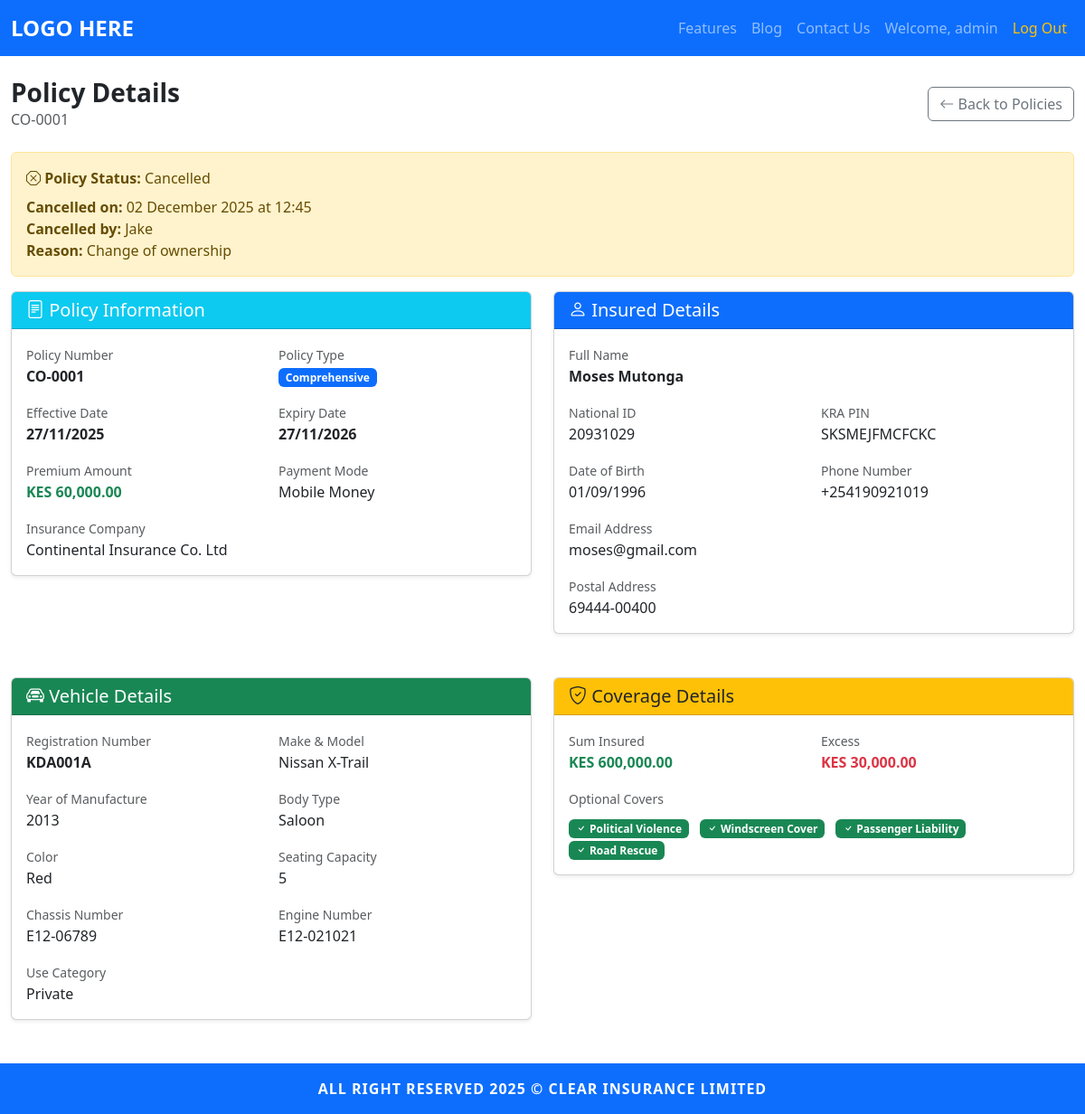
Screenshot of /admin/policy/1 (signed in) with the database file from the repository.
### models.py (models this page shows, shortened)
class Admin(UserMixin, db.Model):
	id = db.Column(db.Integer, primary_key=True)
	username = db.Column(db.String(150), unique=True, nullable=False)
	email = db.Column(db.String(150), unique=True, nullable=False)
	password = db.Column(db.String(256), nullable=False)
	staff_id = db.Column(db.String(50), unique=True, nullable=True)
	is_active = db.Column(db.Boolean, default=True, nullable=False)

class Policy(db.Model):
	id = db.Column(db.Integer, primary_key=True)
	policy_number = db.Column(db.String(50), unique=True, nullable=False)
	policy_type = db.Column(db.String(50), nullable=False)  # Comprehensive, Third-Party Only, Third-Party Fire & Theft
	effective_date = db.Column(db.Date, nullable=False)
	expiry_date = db.Column(db.Date, nullable=False)
	premium_amount = db.Column(db.Float, nullable=False)
	payment_mode = db.Column(db.String(50), nullable=False)
	insured_name = db.Column(db.String(200), nullable=False)
	national_id = db.Column(db.String(50), nullable=False)
	kra_pin = db.Column(db.String(50), nullable=True)
	date_of_birth = db.Column(db.Date, nullable=False)
	phone_number = db.Column(db.String(20), nullable=False)
	email_address = db.Column(db.String(150), nullable=False)
	postal_address = db.Column(db.Text, nullable=True)
	registration_number = db.Column(db.String(50), nullable=False)
	make_model = db.Column(db.String(150), nullable=False)
	year_of_manufacture = db.Column(db.Integer, nullable=False)
	chassis_number = db.Column(db.String(100), nullable=False)
	engine_number = db.Column(db.String(100), nullable=False)
	body_type = db.Column(db.String(50), nullable=False)
	color = db.Column(db.String(50), nullable=False)
	seating_capacity = db.Column(db.Integer, nullable=False)
	use_category = db.Column(db.String(50), nullable=False)
	sum_insured = db.Column(db.Float, nullable=False)
	excess = db.Column(db.Float, nullable=False)
	political_violence = db.Column(db.Boolean, default=False)
	windscreen_cover = db.Column(db.Boolean, default=False)
	passenger_liability = db.Column(db.Boolean, default=False)
	road_rescue = db.Column(db.Boolean, default=False)
	insurance_company_id = db.Column(db.Integer, db.ForeignKey('insurance_company.id'), nullable=False)
	created_by = db.Column(db.Integer, db.ForeignKey('insurer.id'), nullable=False)
	date_entered = db.Column(db.DateTime, default=datetime.utcnow, nullable=False)
	status = db.Column(db.String(20), default='Active', nullable=False)  # Active, Expired, Cancelled
	cancelled_by = db.Column(db.Integer, db.ForeignKey('insurer.id'), nullable=True)
	cancellation_date = db.Column(db.DateTime, nullable=True)
	cancellation_reason = db.Column(db.Text, nullable=True)
	insurance_company = db.relationship('InsuranceCompany', backref='policies', lazy=True)
	creator = db.relationship('Insurer', backref='created_policies', lazy=True, foreign_keys=[created_by])
	canceller = db.relationship('Insurer', backref='cancelled_policies', lazy=True, foreign_keys=[cancelled_by])
	photos = db.relationship('PolicyPhoto', backref='policy', lazy=True, cascade='all, delete-orphan')

class Insurer(UserMixin, db.Model):
	id = db.Column(db.Integer, primary_key=True)
	username = db.Column(db.String(150), unique=True, nullable=False)
	email = db.Column(db.String(150), unique=True, nullable=False)
	password = db.Column(db.String(256), nullable=False)
	staff_id = db.Column(db.String(50), unique=True, nullable=True)
	insurance_company_id = db.Column(db.Integer, db.ForeignKey('insurance_company.id'), nullable=True)
	is_approved = db.Column(db.Boolean, default=False, nullable=False)
	is_active = db.Column(db.Boolean, default=True, nullable=False)
	approval_date = db.Column(db.DateTime, nullable=True)

class InsuranceCompany(db.Model):
	id = db.Column(db.Integer, primary_key=True)
	name = db.Column(db.String(200), unique=True, nullable=False)
	is_active = db.Column(db.Boolean, default=True, nullable=False)
	insurers = db.relationship('Insurer', backref='company', lazy=True)

### app.py (the view)
@app.route('/admin/policy/<int:policy_id>')
@login_required
@admin_required
def admin_view_policy_detail(policy_id):
	policy = Policy.query.get_or_404(policy_id)
	return render_template('admin/policy_detail.html', policy=policy)

### templates/admin/policy_detail.html (shortened to what this page needs)
{% extends 'base.html' %}
{% block content %}
<div class="container-fluid py-4">
    <div class="d-flex justify-content-between align-items-center mb-4">
        <div>
            <h3 class="fw-bold mb-0">Policy Details</h3>
            <p class="text-muted mb-0">{{ policy.policy_number }}</p>
        </div>
        <div>
            <a href="{{ url_for('admin_view_policies') }}" class="btn btn-outline-secondary">
                <i class="bi bi-arrow-left"></i> Back to Policies
            </a>
        </div>
    </div>
    {% if policy.status == 'Active' %}
        <div class="alert alert-success">
            <i class="bi bi-check-circle"></i> <strong>Policy Status:</strong> Active (Expires on {{ policy.expiry_date.strftime('%d %B %Y') }})
        </div>
    {% elif policy.status == 'Cancelled' %}
        <div class="alert alert-warning">
            <i class="bi bi-x-octagon"></i> <strong>Policy Status:</strong> Cancelled
            {% if policy.cancellation_date %}
            <div class="mt-2">
                <strong>Cancelled on:</strong> {{ policy.cancellation_date.strftime('%d %B %Y at %H:%M') }}<br>
                <strong>Cancelled by:</strong> {{ policy.canceller.username if policy.canceller else 'Unknown' }}<br>
                <strong>Reason:</strong> {{ policy.cancellation_reason }}
            </div>
            {% endif %}
        </div>
    {% else %}
        <div class="alert alert-danger">
            <i class="bi bi-x-circle"></i> <strong>Policy Status:</strong> Expired (on {{ policy.expiry_date.strftime('%d %B %Y') }})
        </div>
    {% endif %}
    <div class="row g-4">
        <div class="col-lg-6">
            <div class="card shadow-sm mb-4">
                <div class="card-header bg-info text-white">
                    <h5 class="mb-0"><i class="bi bi-file-text"></i> Policy Information</h5>
                </div>
                <div class="card-body">
                    <div class="row g-3">
                        <div class="col-md-6">
                            <label class="text-muted small">Policy Number</label>
                            <p class="fw-bold mb-0">{{ policy.policy_number }}</p>
                        </div>
                        <div class="col-md-6">
                            <label class="text-muted small">Policy Type</label>
                            <p class="mb-0">
                                <span class="badge bg-primary">{{ policy.policy_type }}</span>
                            </p>
                        </div>
                        <div class="col-md-6">
                            <label class="text-muted small">Effective Date</label>
                            <p class="fw-bold mb-0">{{ policy.effective_date.strftime('%d/%m/%Y') }}</p>
                        </div>
                        <div class="col-md-6">
                            <label class="text-muted small">Expiry Date</label>
                            <p class="fw-bold mb-0">{{ policy.expiry_date.strftime('%d/%m/%Y') }}</p>
                        </div>
                        <div class="col-md-6">
                            <label class="text-muted small">Premium Amount</label>
                            <p class="fw-bold text-success mb-0">KES {{ "{:,.2f}".format(policy.premium_amount) }}</p>
                        </div>
                        <div class="col-md-6">
                            <label class="text-muted small">Payment Mode</label>
                            <p class="mb-0">{{ policy.payment_mode }}</p>
                        </div>
                        <div class="col-md-12">
                            <label class="text-muted small">Insurance Company</label>
                            <p class="mb-0">{{ policy.insurance_company.name if policy.insurance_company else 'N/A' }}</p>
                        </div>
                    </div>
                </div>
            </div>
        </div>
        <div class="col-lg-6">
            <div class="card shadow-sm mb-4">
                <div class="card-header bg-primary text-white">
                    <h5 class="mb-0"><i class="bi bi-person"></i> Insured Details</h5>
                </div>
                <div class="card-body">
                    <div class="row g-3">
                        <div class="col-md-12">
                            <label class="text-muted small">Full Name</label>
                            <p class="fw-bold mb-0">{{ policy.insured_name }}</p>
                        </div>
                        <div class="col-md-6">
                            <label class="text-muted small">National ID</label>
                            <p class="mb-0">{{ policy.national_id }}</p>
                        </div>
                        <div class="col-md-6">
                            <label class="text-muted small">KRA PIN</label>
                            <p class="mb-0">{{ policy.kra_pin or 'N/A' }}</p>
                        </div>
                        <div class="col-md-6">
                            <label class="text-muted small">Date of Birth</label>
                            <p class="mb-0">{{ policy.date_of_birth.strftime('%d/%m/%Y') }}</p>
                        </div>
                        <div class="col-md-6">
                            <label class="text-muted small">Phone Number</label>
                            <p class="mb-0">{{ policy.phone_number }}</p>
                        </div>
                        <div class="col-md-12">
                            <label class="text-muted small">Email Address</label>
                            <p class="mb-0">{{ policy.email_address }}</p>
                        </div>
                        <div class="col-md-12">
                            <label class="text-muted small">Postal Address</label>
                            <p class="mb-0">{{ policy.postal_address or 'N/A' }}</p>
                        </div>
                    </div>
                </div>
            </div>
        </div>
        <div class="col-lg-6">
            <div class="card shadow-sm mb-4">
                <div class="card-header bg-success text-white">
                    <h5 class="mb-0"><i class="bi bi-car-front"></i> Vehicle Details</h5>
                </div>
                <div class="card-body">
                    <div class="row g-3">
                        <div class="col-md-6">
                            <label class="text-muted small">Registration Number</label>
                            <p class="fw-bold mb-0">{{ policy.registration_number }}</p>
                        </div>
                        <div class="col-md-6">
                            <label class="text-muted small">Make & Model</label>
                            <p class="mb-0">{{ policy.make_model }}</p>
                        </div>
                        <div class="col-md-6">
                            <label class="text-muted small">Year of Manufacture</label>
                            <p class="mb-0">{{ policy.year_of_manufacture }}</p>
                        </div>
                        <div class="col-md-6">
                            <label class="text-muted small">Body Type</label>
                            <p class="mb-0">{{ policy.body_type }}</p>
                        </div>
                        <div class="col-md-6">
                            <label class="text-muted small">Color</label>
                            <p class="mb-0">{{ policy.color }}</p>
                        </div>
                        <div class="col-md-6">
                            <label class="text-muted small">Seating Capacity</label>
                            <p class="mb-0">{{ policy.seating_capacity }}</p>
                        </div>
                        <div class="col-md-6">
                            <label class="text-muted small">Chassis Number</label>
                            <p class="mb-0">{{ policy.chassis_number }}</p>
                        </div>
                        <div class="col-md-6">
                            <label class="text-muted small">Engine Number</label>
                            <p class="mb-0">{{ policy.engine_number }}</p>
                        </div>
                        <div class="col-md-12">
                            <label class="text-muted small">Use Category</label>
                            <p class="mb-0">{{ policy.use_category }}</p>
                        </div>
                    </div>
                </div>
            </div>
        </div>
        <div class="col-lg-6">
            <div class="card shadow-sm mb-4">
                <div class="card-header bg-warning text-dark">
                    <h5 class="mb-0"><i class="bi bi-shield-check"></i> Coverage Details</h5>
                </div>
                <div class="card-body">
                    <div class="row g-3">
                        <div class="col-md-6">
                            <label class="text-muted small">Sum Insured</label>
                            <p class="fw-bold text-success mb-0">KES {{ "{:,.2f}".format(policy.sum_insured) }}</p>
                        </div>
                        <div class="col-md-6">
                            <label class="text-muted small">Excess</label>
                            <p class="fw-bold text-danger mb-0">KES {{ "{:,.2f}".format(policy.excess) }}</p>
                        </div>
                        <div class="col-md-12">
                            <label class="text-muted small">Optional Covers</label>
                            <div class="mt-2">
                                {% if policy.political_violence %}
                                    <span class="badge bg-success me-2"><i class="bi bi-check"></i> Political Violence</span>
                                {% endif %}
                                {% if policy.windscreen_cover %}
                                    <span class="badge bg-success me-2"><i class="bi bi-check"></i> Windscreen Cover</span>
                                {% endif %}
                                {% if policy.passenger_liability %}
                                    <span class="badge bg-success me-2"><i class="bi bi-check"></i> Passenger Liability</span>
                                {% endif %}
                                {% if policy.road_rescue %}
                                    <span class="badge bg-success me-2"><i class="bi bi-check"></i> Road Rescue</span>
                                {% endif %}
                            </div>
                        </div>
                    </div>
                </div>
            </div>
        </div>
    </div>
</div>
{% endblock %}

### templates/base.html (shortened to what this page needs)
<!DOCTYPE html>
<html lang="en">
<head>
	<link href="https://cdn.jsdelivr.net/npm/bootstrap@5.3.2/dist/css/bootstrap.min.css" rel="stylesheet">
	<link rel="stylesheet" href="https://cdn.jsdelivr.net/npm/bootstrap-icons@1.10.0/font/bootstrap-icons.css">
	<link rel="stylesheet" href="{{ url_for('static', filename='css/style.css') }}">
</head>
<body class="d-flex flex-column min-vh-100">
	<nav class="navbar navbar-expand-lg navbar-dark bg-primary sticky-top">
		<div class="container-fluid">
			<a class="navbar-brand fw-bold" href="/">LOGO HERE</a>
			<div class="collapse navbar-collapse" id="navbarNav">
			<ul class="navbar-nav ms-auto mb-2 mb-lg-0 align-items-lg-center">
				<li class="nav-item"><a class="nav-link" href="/features">Features</a></li>
				<li class="nav-item"><a class="nav-link" href="/blog">Blog</a></li>
				<li class="nav-item"><a class="nav-link" href="/contact">Contact Us</a></li>
				{% if current_user is defined and current_user.is_authenticated %}
					<li class="nav-item"><a class="nav-link" href="{{ url_for('dashboard') }}">Welcome, {{ current_user.username }}</a></li>
					<li class="nav-item"><a class="nav-link text-warning" href="/logout">Log Out</a></li>
				{% else %}
					<li class="nav-item"><a class="nav-link" href="/auth/login">Log In</a></li>
					<li class="nav-item"><a class="nav-link" href="/auth/signup">Sign Up</a></li>
				{% endif %}
			</ul>
			</div>
		</div>
	</nav>
		{% block content %}{% endblock %}
	<footer class="footer mt-auto py-3 bg-primary text-white text-center sticky-bottom">
		<div class="container">
			<span>ALL RIGHT RESERVED 2025 &copy; CLEAR INSURANCE LIMITED</span>
		</div>
	</footer>
</body>
</html>

### rows the page displays
Admin: username "admin"
Policy: policy_number "CO-0001", cancellation_date "02 December 2025 at 12:45", cancellation_reason "Change of ownership", policy_type "Comprehensive", effective_date "27/11/2025", expiry_date "27/11/2026", premium_amount "60,000.00", payment_mode "Mobile Money", insured_name "Moses Mutonga", national_id "20931029", kra_pin "SKSMEJFMCFCKC", date_of_birth "01/09/1996", phone_number "+254190921019", email_address "moses@gmail.com", postal_address "69444-00400", registration_number "KDA001A", make_model "Nissan X-Trail", year_of_manufacture "2013", body_type "Saloon", color "Red", seating_capacity "5", chassis_number "E12-06789", engine_number "E12-021021", use_category "Private", sum_insured "600,000.00", excess "30,000.00"
Insurer: canceller "Jake"
InsuranceCompany: insurance_company "Continental Insurance Co. Ltd"
